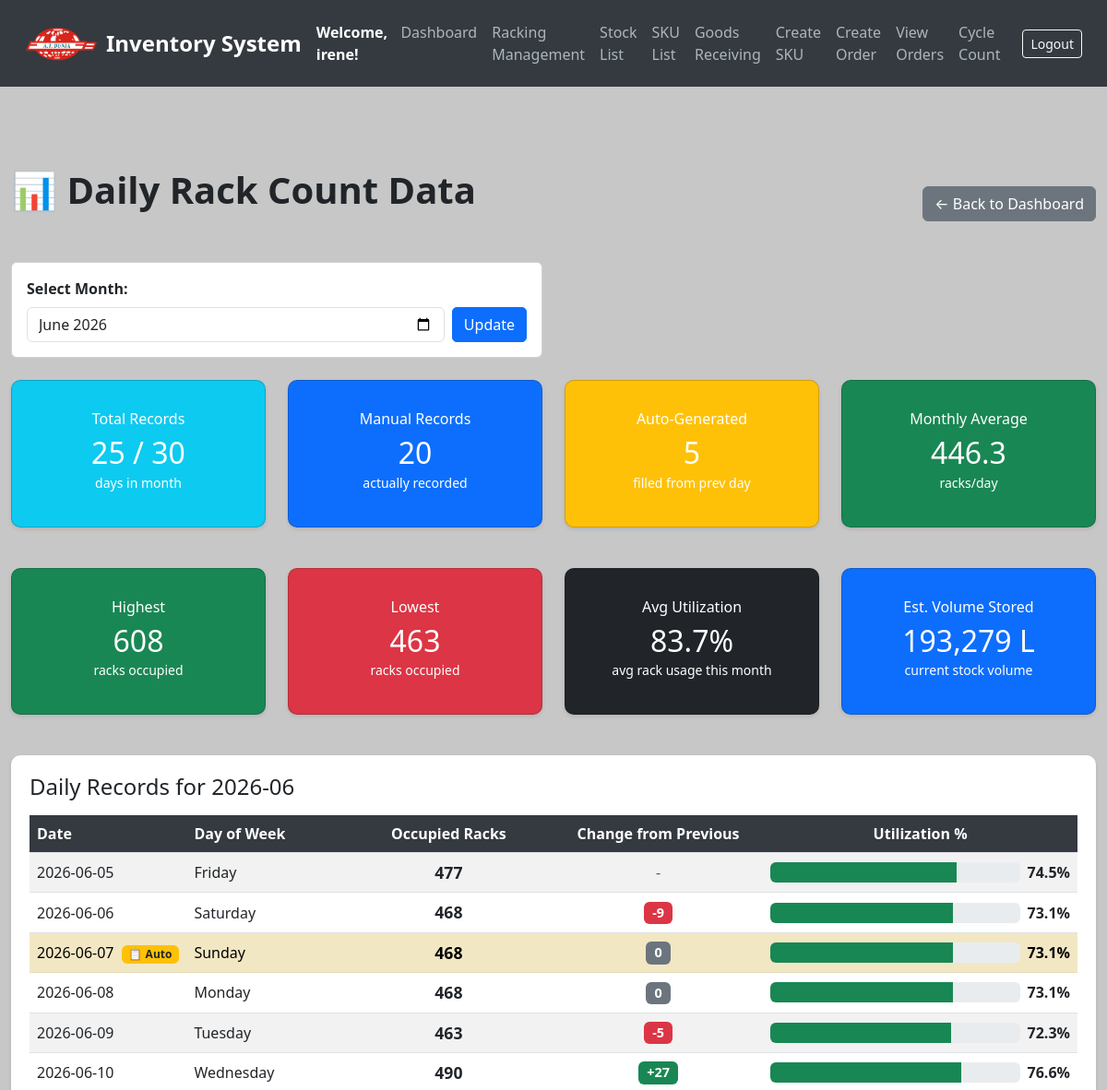
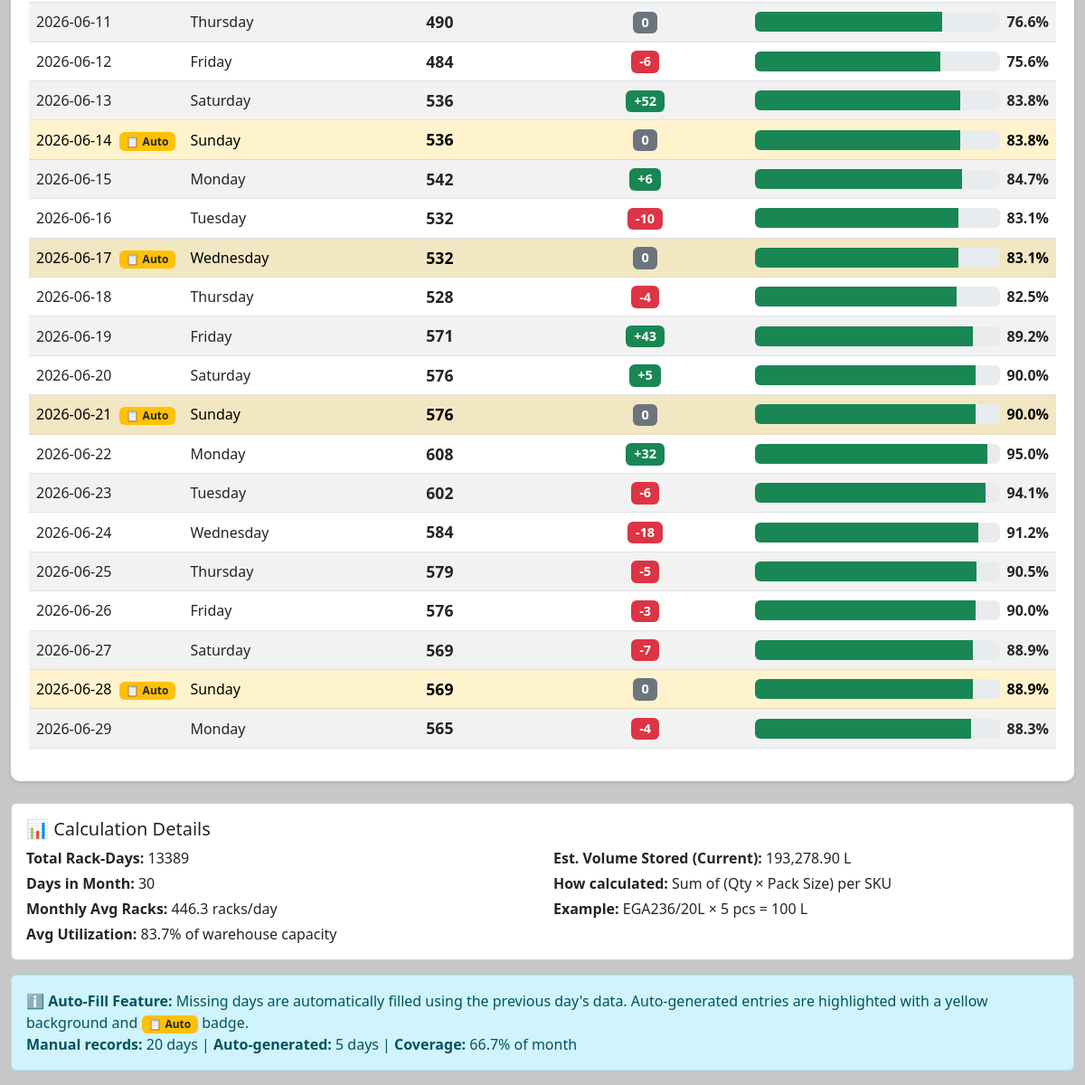
Screenshot of /daily-rack-count (signed in) with the database file from the repository (2 pictures, top to bottom).
### models.py (models this page shows, shortened)
class User(UserMixin, db.Model):
    __tablename__ = 'users'
    id = db.Column(db.Integer, primary_key=True)
    username = db.Column(db.String(80), unique=True, nullable=False)
    email = db.Column(db.String(120), unique=True, nullable=False)
    password = db.Column(db.String(200), nullable=False)  # Store hashed passwords
    date_created = db.Column(db.DateTime, default=get_local_time)
    last_login = db.Column(db.DateTime, nullable=True)
    is_active = db.Column(db.Boolean, default=True)  # For account activation/deactivation
    is_approved = db.Column(db.Boolean, default=False)
    is_admin = db.Column(db.Boolean, default=False)

class DailyRackCount(db.Model):
    id = db.Column(db.Integer, primary_key=True)
    date = db.Column(db.Date, unique=True, nullable=False, default=date.today)
    occupied_racks = db.Column(db.Integer, nullable=False)

### app.py (the view)
@app.route('/daily-rack-count')
@login_required
def daily_rack_count():
    from datetime import timedelta
    import pytz
    import re
    selected_month_str = request.args.get('month', default=None)
    if selected_month_str:
        try:
            selected_month = datetime.strptime(selected_month_str, '%Y-%m')
        except ValueError:
            selected_month = datetime.now()
    else:
        selected_month = datetime.now()
    days_in_month = monthrange(selected_month.year, selected_month.month)[1]
    today = datetime.now(pytz.timezone('Asia/Kuala_Lumpur')).date()
    daily_rack_counts = (
        db.session.query(DailyRackCount)
        .filter(extract('month', DailyRackCount.date) == selected_month.month)
        .filter(extract('year', DailyRackCount.date) == selected_month.year)
        .order_by(DailyRackCount.date.asc())
        .all()
    )
    existing_data = {}
    for record in daily_rack_counts:
        existing_data[record.date] = {
            'date': record.date,
            'occupied_racks': record.occupied_racks,
            'is_auto_generated': False
        }
    complete_records = []
    first_day = datetime(selected_month.year, selected_month.month, 1).date()
    last_day  = datetime(selected_month.year, selected_month.month, days_in_month).date()
    if last_day > today:
        last_day = today
    current_date   = first_day
    previous_value = None
    while current_date <= last_day:
        if current_date in existing_data:
            complete_records.append(existing_data[current_date])
            previous_value = existing_data[current_date]['occupied_racks']
        else:
            if previous_value is not None:
                complete_records.append({
                    'date': current_date,
                    'occupied_racks': previous_value,
                    'is_auto_generated': True
                })
        current_date += timedelta(days=1)
    total_racks = Racking.query.count()
    all_stocks = Stock.query.filter(Stock.quantity > 0).all()
    total_volume_litres = 0.0
    for stock in all_stocks:
        try:
            if stock.sku and stock.sku.pack_size and stock.sku.pack_size.size:
                size_str = str(stock.sku.pack_size.size)
                match = re.search(r'\d+\.?\d*', size_str)
                if match:
                    litres = float(match.group())
                    total_volume_litres += stock.quantity * litres
        except Exception:
            pass
    total_volume_litres = round(total_volume_litres, 2)
    if complete_records:
        max_occupied    = max(r['occupied_racks'] for r in complete_records)
        min_occupied    = min(r['occupied_racks'] for r in complete_records)
        total_records   = len(complete_records)
        manual_records  = sum(1 for r in complete_records if not r['is_auto_generated'])
        auto_records    = sum(1 for r in complete_records if r['is_auto_generated'])
        total_occupied  = sum(r['occupied_racks'] for r in complete_records)
        monthly_average = total_occupied / days_in_month if days_in_month else 0
        if total_racks > 0:
            avg_utilization = round(
                sum((r['occupied_racks'] / total_racks) * 100 for r in complete_records)
                / len(complete_records), 1
            )
        else:
            avg_utilization = 0.0
    else:
        max_occupied = min_occupied = total_records = manual_records = 0
        auto_records = total_occupied = 0
        monthly_average = avg_utilization = 0.0
    return render_template(
        'daily_rack_count.html',
        daily_rack_counts=complete_records,
        selected_month=selected_month_str or selected_month.strftime('%Y-%m'),
        max_occupied=max_occupied,
        min_occupied=min_occupied,
        total_daily_records=total_records,
        manual_records=manual_records,
        auto_records=auto_records,
        days_in_month=days_in_month,
        monthly_average=monthly_average,
        total_occupied=total_occupied,
        total_racks=total_racks,
        avg_utilization=avg_utilization,
        total_volume_litres=total_volume_litres,
    )

### templates/daily_rack_count.html (shortened to what this page needs)
<!DOCTYPE html>
<html lang="en">
<head>
    <link href="https://cdn.jsdelivr.net/npm/bootstrap@5.3.0/dist/css/bootstrap.min.css" rel="stylesheet">
</head>
<body>
<nav class="navbar navbar-expand-lg navbar-dark">
    <div class="container-fluid">
        <img src="{{ url_for('static', filename='logo_.png') }}" alt="Logo" width="80" height="40" class="me-2">
        <a class="navbar-brand" href="/">Inventory System</a>
        <strong class="text-white">Welcome, {{ current_user.username }}!</strong>
        <div class="collapse navbar-collapse" id="navbarNav">
            <ul class="navbar-nav ms-auto">
                <li class="nav-item"><a class="nav-link" href="/dashboard">Dashboard</a></li>
                <li class="nav-item"><a class="nav-link" href="/create_racking">Racking Management</a></li>
                <li class="nav-item"><a class="nav-link" href="/stocks">Stock List</a></li>
                <li class="nav-item"><a class="nav-link" href="/sku-list">SKU List</a></li>
                <li class="nav-item"><a class="nav-link" href="/create-stock">Goods Receiving</a></li>
                <li class="nav-item"><a class="nav-link" href="/add-sku">Create SKU</a></li>
                <li class="nav-item"><a class="nav-link" href="/create-order">Create Order</a></li>
                <li class="nav-item"><a class="nav-link" href="/orders">View Orders</a></li>
                <li class="nav-item"><a class="nav-link" href="/cycle-count">Cycle Count</a></li>
            </ul>
            <form class="d-flex ms-3" action="{{ url_for('logout') }}" method="POST">
                <button class="btn btn-sm btn-outline-light" type="submit">Logout</button>
            </form>
        </div>
    </div>
</nav>
<div class="container mt-5">
    <div class="d-flex justify-content-between align-items-center mb-4">
        <h1>📊 Daily Rack Count Data</h1>
        <a href="/dashboard" class="btn btn-secondary">← Back to Dashboard</a>
    </div>
    <div class="row mb-4">
        <div class="col-md-6">
            <form method="GET" action="/daily-rack-count">
                <div class="card">
                    <div class="card-body">
                        <label for="month" class="form-label"><strong>Select Month:</strong></label>
                        <div class="d-flex gap-2">
                            <input type="month" id="month" name="month" class="form-control" value="{{ selected_month }}">
                            <button type="submit" class="btn btn-primary">Update</button>
                        </div>
                    </div>
                </div>
            </form>
        </div>
    </div>
    <div class="row mb-4">
        <div class="col-md-3">
            <div class="card text-white bg-info stat-card">
                <div class="card-body text-center">
                    <h6 class="card-subtitle mb-2">Total Records</h6>
                    <h2 class="card-title mb-0">{{ total_daily_records }} / {{ days_in_month }}</h2>
                    <small>days in month</small>
                </div>
            </div>
        </div>
        <div class="col-md-3">
            <div class="card text-white bg-primary stat-card">
                <div class="card-body text-center">
                    <h6 class="card-subtitle mb-2">Manual Records</h6>
                    <h2 class="card-title mb-0">{{ manual_records }}</h2>
                    <small>actually recorded</small>
                </div>
            </div>
        </div>
        <div class="col-md-3">
            <div class="card text-white bg-warning stat-card">
                <div class="card-body text-center">
                    <h6 class="card-subtitle mb-2">Auto-Generated</h6>
                    <h2 class="card-title mb-0">{{ auto_records }}</h2>
                    <small>filled from prev day</small>
                </div>
            </div>
        </div>
        <div class="col-md-3">
            <div class="card text-white bg-success stat-card">
                <div class="card-body text-center">
                    <h6 class="card-subtitle mb-2">Monthly Average</h6>
                    <h2 class="card-title mb-0">{{ monthly_average|round(2) }}</h2>
                    <small>racks/day</small>
                </div>
            </div>
        </div>
    </div>
    <div class="row mb-4">
        <div class="col-md-3">
            <div class="card text-white bg-success stat-card">
                <div class="card-body text-center">
                    <h6 class="card-subtitle mb-2">Highest</h6>
                    <h2 class="card-title mb-0">{{ max_occupied }}</h2>
                    <small>racks occupied</small>
                </div>
            </div>
        </div>
        <div class="col-md-3">
            <div class="card text-white bg-danger stat-card">
                <div class="card-body text-center">
                    <h6 class="card-subtitle mb-2">Lowest</h6>
                    <h2 class="card-title mb-0">{{ min_occupied }}</h2>
                    <small>racks occupied</small>
                </div>
            </div>
        </div>
        <div class="col-md-3">
            <div class="card text-white bg-dark stat-card">
                <div class="card-body text-center">
                    <h6 class="card-subtitle mb-2">Avg Utilization</h6>
                    <h2 class="card-title mb-0">{{ avg_utilization }}%</h2>
                    <small>avg rack usage this month</small>
                </div>
            </div>
        </div>
        <div class="col-md-3">
            <div class="card text-white bg-primary stat-card">
                <div class="card-body text-center">
                    <h6 class="card-subtitle mb-2">Est. Volume Stored</h6>
                    <h2 class="card-title mb-0">{{ "{:,.0f}".format(total_volume_litres) }} L</h2>
                    <small>current stock volume</small>
                </div>
            </div>
        </div>
    </div>
    <div class="table-responsive">
        <h4 class="mb-3">Daily Records for {{ selected_month }}</h4>
        <table class="table table-striped align-middle">
            <thead>
                <tr>
                    <th style="width: 15%;">Date</th>
                    <th style="width: 15%;">Day of Week</th>
                    <th style="width: 20%;" class="text-center">Occupied Racks</th>
                    <th style="width: 20%;" class="text-center">Change from Previous</th>
                    <th style="width: 30%;" class="text-center">Utilization %</th>
                </tr>
            </thead>
            <tbody>
                {% if daily_rack_counts %}
                    {% set prev_count = namespace(value=None) %}
                    {% for record in daily_rack_counts %}
                    <tr {% if record.is_auto_generated %}class="table-warning"{% endif %}>
                        <td>
                            {{ record.date.strftime('%Y-%m-%d') }}
                            {% if record.is_auto_generated %}
                                <span class="badge bg-warning text-dark ms-1" title="Auto-generated from previous day">📋 Auto</span>
                            {% endif %}
                        </td>
                        <td>{{ record.date.strftime('%A') }}</td>
                        <td class="text-center">
                            <strong style="font-size: 1.1rem;">{{ record.occupied_racks }}</strong>
                        </td>
                        <td class="text-center">
                            {% if prev_count.value is not none %}
                                {% set change = record.occupied_racks - prev_count.value %}
                                {% if change > 0 %}
                                    <span class="badge bg-success" style="font-size: 0.9rem;">+{{ change }}</span>
                                {% elif change < 0 %}
                                    <span class="badge bg-danger" style="font-size: 0.9rem;">{{ change }}</span>
                                {% else %}
                                    <span class="badge bg-secondary" style="font-size: 0.9rem;">0</span>
                                {% endif %}
                            {% else %}
                                <span class="text-muted">-</span>
                            {% endif %}
                            {% set prev_count.value = record.occupied_racks %}
                        </td>
                        <td class="text-center">
                            {% if total_racks > 0 %}
                                {% set pct = ((record.occupied_racks / total_racks) * 100)|round(1) %}
                                <div class="d-flex align-items-center gap-2">
                                    <div class="progress flex-grow-1" style="height: 22px;">
                                        <div class="progress-bar
                                            {% if pct < 30 %}bg-danger
                                            {% elif pct < 70 %}bg-warning
                                            {% else %}bg-success
                                            {% endif %}"
                                            role="progressbar"
                                            style="width: {{ pct }}%;"
                                            aria-valuenow="{{ pct }}"
                                            aria-valuemin="0" aria-valuemax="100">
                                        </div>
                                    </div>
                                    <span style="min-width:45px; font-weight:600;">{{ pct }}%</span>
                                </div>
                            {% else %}
                                <span class="text-muted">N/A</span>
                            {% endif %}
                        </td>
                    </tr>
                    {% endfor %}
                {% endif %}
            </tbody>
        </table>
    </div>
    {% if daily_rack_counts %}
    <div class="card mt-4">
        <div class="card-body">
            <h5 class="card-title">📊 Calculation Details</h5>
            <div class="row">
                <div class="col-md-6">
                    <p class="mb-1"><strong>Total Rack-Days:</strong> {{ total_occupied }}</p>
                    <p class="mb-1"><strong>Days in Month:</strong> {{ days_in_month }}</p>
                    <p class="mb-1"><strong>Monthly Avg Racks:</strong> {{ monthly_average|round(2) }} racks/day</p>
                    <p class="mb-0"><strong>Avg Utilization:</strong> {{ avg_utilization }}% of warehouse capacity</p>
                </div>
                <div class="col-md-6">
                    <p class="mb-1"><strong>Est. Volume Stored (Current):</strong> {{ "{:,.2f}".format(total_volume_litres) }} L</p>
                    <p class="mb-1"><strong>How calculated:</strong> Sum of (Qty × Pack Size) per SKU</p>
                    <p class="mb-0"><strong>Example:</strong> EGA236/20L × 5 pcs = 100 L</p>
                </div>
            </div>
        </div>
    </div>
    {% endif %}
    {% if auto_records > 0 %}
    <div class="alert alert-info mt-3">
        <strong>ℹ️ Auto-Fill Feature:</strong> Missing days are automatically filled using the previous day's data.
        Auto-generated entries are highlighted with a yellow background and <span class="badge bg-warning text-dark">📋 Auto</span> badge.
        <br>
        <strong>Manual records:</strong> {{ manual_records }} days |
        <strong>Auto-generated:</strong> {{ auto_records }} days |
        <strong>Coverage:</strong> {{ ((manual_records / days_in_month) * 100)|round(1) }}% of month
    </div>
    {% endif %}
</div>
</body>
</html>

### rows the page displays
User: username "irene"
DailyRackCount: occupied_racks "608", date "2026-06-22", date "Monday", change "32", pct "95.0"
DailyRackCount: occupied_racks "463", date "2026-06-09", date "Tuesday", change "-5", pct "72.3"
DailyRackCount: date "2026-06-05", date "Friday", occupied_racks "477", pct "74.5"
DailyRackCount: date "2026-06-06", date "Saturday", occupied_racks "468", change "-9", pct "73.1", date "2026-06-07", shows "📋 Auto", date "Sunday"
DailyRackCount: date "2026-06-08", date "Monday", occupied_racks "468", pct "73.1"
DailyRackCount: date "2026-06-10", date "Wednesday", occupied_racks "490", change "27", pct "76.6"
DailyRackCount: date "2026-06-11", date "Thursday", occupied_racks "490", pct "76.6"
DailyRackCount: date "2026-06-12", date "Friday", occupied_racks "484", change "-6", pct "75.6"
DailyRackCount: date "2026-06-13", date "Saturday", occupied_racks "536", change "52", pct "83.8", date "2026-06-14", shows "📋 Auto", date "Sunday"
DailyRackCount: date "2026-06-15", date "Monday", occupied_racks "542", change "6", pct "84.7"
DailyRackCount: date "2026-06-16", date "Tuesday", occupied_racks "532", change "-10", pct "83.1", date "2026-06-17", shows "📋 Auto", date "Wednesday"
DailyRackCount: date "2026-06-18", date "Thursday", occupied_racks "528", change "-4", pct "82.5"
DailyRackCount: date "2026-06-19", date "Friday", occupied_racks "571", change "43", pct "89.2"
DailyRackCount: date "2026-06-20", date "Saturday", occupied_racks "576", change "5", pct "90.0", date "2026-06-21", shows "📋 Auto", date "Sunday"
DailyRackCount: date "2026-06-23", date "Tuesday", occupied_racks "602", change "-6", pct "94.1"
DailyRackCount: date "2026-06-24", date "Wednesday", occupied_racks "584", change "-18", pct "91.2"
DailyRackCount: date "2026-06-25", date "Thursday", occupied_racks "579", change "-5", pct "90.5"
DailyRackCount: date "2026-06-26", date "Friday", occupied_racks "576", change "-3", pct "90.0"
DailyRackCount: date "2026-06-27", date "Saturday", occupied_racks "569", change "-7", pct "88.9", date "2026-06-28", shows "📋 Auto", date "Sunday"
DailyRackCount: date "2026-06-29", date "Monday", occupied_racks "565", change "-4", pct "88.3"

### other values shown
{{ total_daily_records }} "25"
{{ days_in_month }} "30"
{{ manual_records }} "20"
{{ auto_records }} "5"
{{ monthly_average|round(2) }} "446.3"
{{ avg_utilization }} "83.7"
{{ "{:,.0f}".format(total_volume_litres) }} "193,279"
{{ selected_month }} "2026-06"
{{ total_occupied }} "13389"
{{ "{:,.2f}".format(total_volume_litres) }} "193,278.90"
{{ ((manual_records / days_in_month) * 100)|round(1) }} "66.7"
